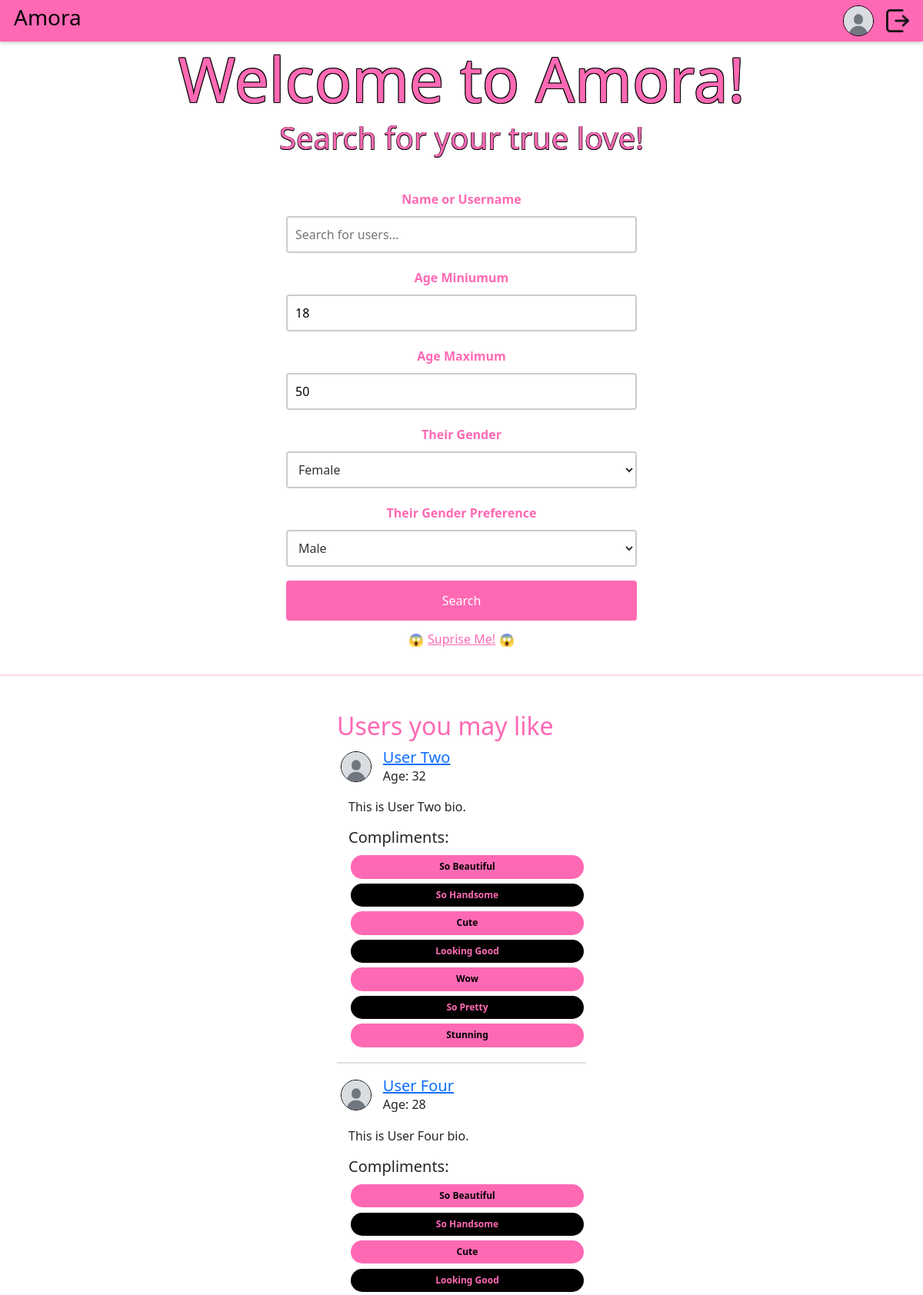
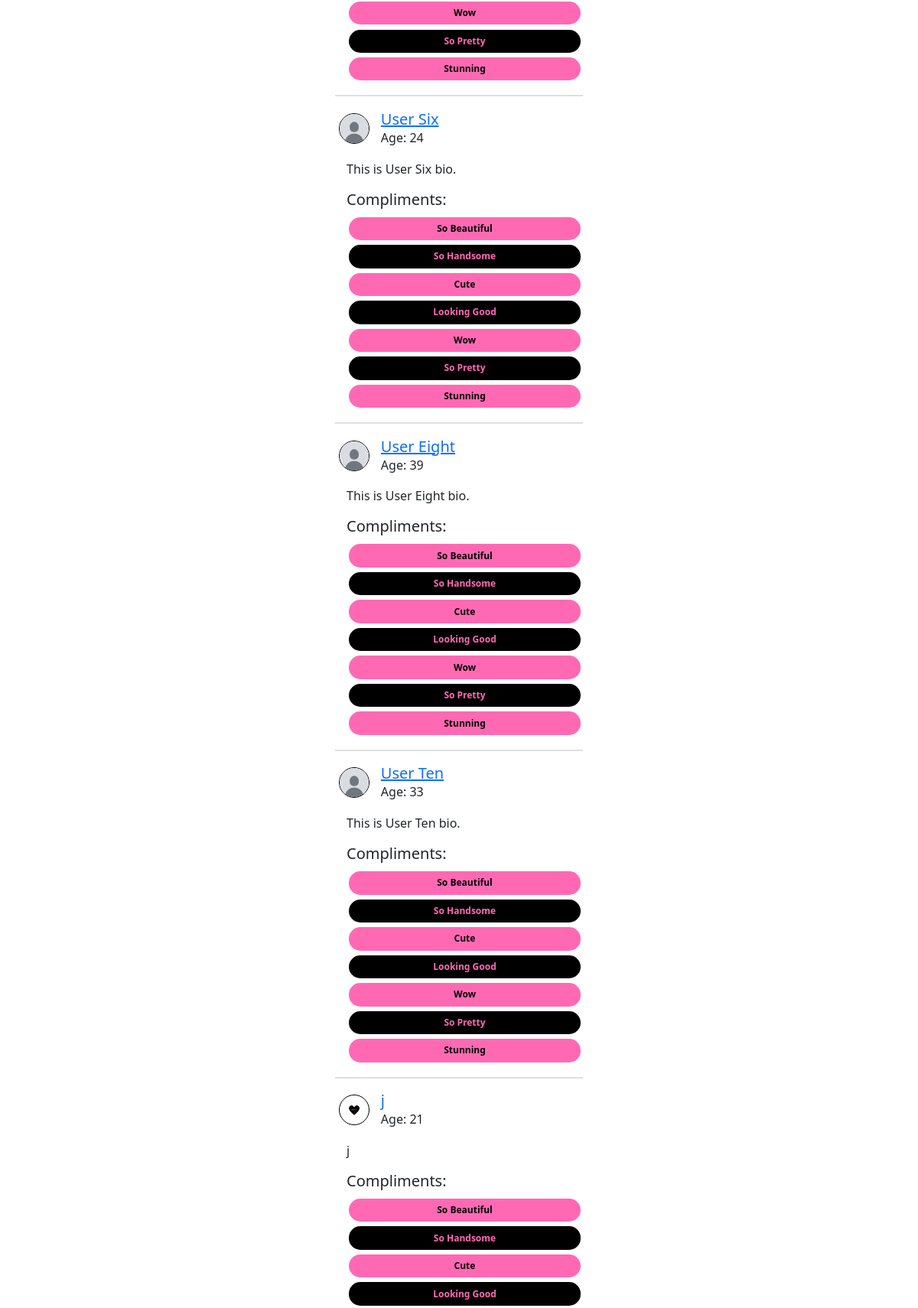
Screenshot of / (signed in, upper part) with the database file from the repository (2 pictures, top to bottom).
### DatingApp/model.py (models this page shows)
class Profile(db.Model):
    id: Mapped[int] = mapped_column(primary_key=True)
    user_id: Mapped[int] = mapped_column(ForeignKey("user.id"), unique=True)
    user: Mapped["User"] = relationship(
        back_populates="profile",
        single_parent=True,
    )
    fullname: Mapped[str] = mapped_column(String(128))
    bio: Mapped[Optional[str]] = mapped_column(Text)
    instagram_username: Mapped[Optional[str]] = mapped_column(String(64))
    birth_year: Mapped[Optional[int]] = mapped_column(Integer)
    age_minimum: Mapped[Optional[int]] = mapped_column(Integer)
    age_maximum: Mapped[Optional[int]] = mapped_column(Integer)
    gender: Mapped[Optional[str]] = mapped_column(String(16))
    genderPreference: Mapped[Optional[str]] = mapped_column(String(16))
    photo_id: Mapped[Optional[int]] = mapped_column(ForeignKey("photo.id"))
    photo: Mapped[Optional["Photo"]] = relationship(back_populates="profile")

class User(flask_login.UserMixin, db.Model):
    id: Mapped[int] = mapped_column(primary_key=True)
    email: Mapped[str] = mapped_column(String(128), unique=True)
    username: Mapped[str] = mapped_column(String(64))
    password: Mapped[str] = mapped_column(String(256))
    profile: Mapped["Profile"] = relationship(back_populates="user")
    liking: Mapped[List["User"]] = relationship(
        secondary=LikingAssociation.__table__,
        primaryjoin=LikingAssociation.liker_id == id,
        secondaryjoin=LikingAssociation.liked_id == id,
        back_populates="likers",
    )
    likers: Mapped[List["User"]] = relationship(
        secondary=LikingAssociation.__table__,
        primaryjoin=LikingAssociation.liked_id == id,
        secondaryjoin=LikingAssociation.liker_id == id,
        back_populates="liking",
    )
    blocking: Mapped[List["User"]] = relationship(
        secondary=BlockingAssociation.__table__,
        primaryjoin=BlockingAssociation.blocker_id == id,
        secondaryjoin=BlockingAssociation.blocked_id == id,
        back_populates="blockers",
    )
    blockers: Mapped[List["User"]] = relationship(
        secondary=BlockingAssociation.__table__,
        primaryjoin=BlockingAssociation.blocked_id == id,
        secondaryjoin=BlockingAssociation.blocker_id == id,
        back_populates="blocking",
    )
    sent_proposals: Mapped[List["DateProposal"]] = relationship(
        back_populates="proposer", foreign_keys="DateProposal.proposer_id"
    )
    received_proposals: Mapped[List["DateProposal"]] = relationship(
        back_populates="recipient", foreign_keys="DateProposal.recipient_id"
    )
    sent_compliments: Mapped[List["Compliments"]] = relationship(
        back_populates="sender", foreign_keys="Compliments.sender_id"
    )
    received_compliments: Mapped[List["Compliments"]] = relationship(
        back_populates="recipient", foreign_keys="Compliments.recipient_id"
    )

### DatingApp/main.py (the view)
@bp.route("/")
@flask_login.login_required
def index():
    curUser = flask_login.current_user
    current_year = datetime.now().year
    age_min = current_year - curUser.profile.age_maximum
    age_max = current_year - curUser.profile.age_minimum
    gender_pref = curUser.profile.genderPreference
    blocked_users = [blocked_user.id for blocked_user in curUser.blocking]
    curAge = current_year - curUser.profile.birth_year
    defaultUsers = db.session.query(model.User).join(model.Profile).filter(
        model.User.id != curUser.id,
        model.Profile.birth_year.between(age_min, age_max),
        model.User.id.notin_(blocked_users),
        model.Profile.gender == gender_pref,
        model.Profile.genderPreference == curUser.profile.gender,
        (model.Profile.age_maximum >= curAge) &
        (model.Profile.age_minimum <= curAge)
        ).limit(10).all()
    compliments = ["So Beautiful", "So Handsome", "Cute", "Looking Good", "Wow", "So Pretty", "Stunning"]
    return render_template("main/index.html", user=curUser, defaultUsers = defaultUsers, current_year=current_year, compliments=compliments)

### DatingApp/__init__.py (called while the page is built)
def create_app(test_config=None):
    app = Flask(__name__)
    app.config["SECRET_KEY"] = "93220d9b340cf9a6c39bac99cce7daf220167498f91fa"
    app.config["SQLALCHEMY_DATABASE_URI"] = "sqlite:///DatingApp.db"
    login_manager = LoginManager()
    login_manager.login_view = 'auth.login'
    login_manager.init_app(app)
    from . import model
    @login_manager.user_loader
    def load_user(user_id):
        return db.session.get(model.User, int(user_id))
    db.init_app(app)
    from . import main
    from . import auth
    app.register_blueprint(main.bp)
    app.register_blueprint(auth.bp)
    return app

### DatingApp/templates/main/index.html (shortened to what this page needs)
{% extends 'base.html' %}
{% block content %}
    <section class="welcome-section">
        <h1>Welcome to Amora!</h1>
        <h4>Search for your true love!</h4>
        <form action = "{{url_for('main.search')}}" method = "get">
            <div class = "searchContainer">
                <label for="name">Name or Username</label>
                <input type="text" name="name" placeholder="Search for users...">
                <label for="gender">Age Miniumum</label>
                <input type="number" name="age_minimum" placeholder="Min age" value="{{ user.profile.age_minimum }}" min="18" max="100">
                <label for="gender">Age Maximum</label>
                <input type="number" name="age_maximum" placeholder="Max age" value="{{ user.profile.age_maximum }}" min="18" max="100">
                <label for="gender">Their Gender</label>
                <select name="gender">
                    <option value="female" {% if user.profile.genderPreference == 'female' %}selected{% endif %}>Female</option>
                </select>
                <label for="genderPreference">Their Gender Preference</label>
                <select name="genderPreference">
                    <option value="male" {% if user.profile.gender == 'male' %}selected{% endif %}>Male</option>
                </select>
                <button type="submit">Search</button>
                <div style="display: flex; vertical-align: middle">
                    <p class="emoji"> &#128561</p>
                    <a href="{{ url_for('main.getRandom') }}" class="mt-1" style="text-align: center; color: #ff69b4; width: 100%" role="button">Suprise Me!</a>
                    <p class="emoji"> &#128561</p>
                </div>
            </div>
        </form>
        <hr style="border: 1.5px solid ; color:#ff69b4; width: 100%">
        <div style="display: flex; justify-content: space-evenly">
            {% if defaultUsers %}
            <div class="listUsers">
                <br>
                <h2>Users you may like</h2>
                {% for user in defaultUsers %}
                    <div class="userRow">
                        {% if user.profile.photo %}
                            <img src="{{ url_for('static', filename='photos/photo-' ~ user.profile.photo.id ~ '.' ~ user.profile.photo.file_extension) }}" class="pfpSmall" alt="Profile photo" style="margin-right: 15px;">
                        {% else %}
                            <img src="{{ url_for('static', filename='photos/defaultPfp.jpg') }}" class="pfpSmall" alt="Default profile photo" style="margin-right: 15px;">
                        {% endif %}
                        <div style="display: flex; flex-direction: column;">
                            <h5 style="margin: 0;"><a href="{{ url_for('main.profile', user_id=user.id) }}">{{ user.profile.fullname }}</a></h5>
                            <p style="margin: 0;">Age: {{ current_year - user.profile.birth_year }}</p>
                        </div>
                    </div>
                    <p style="margin-left: 15px;">{{ user.profile.bio }}</p>
                    <div class="compliments">
                        <h5>Compliments:</h5>
                            {% for compliment in compliments %}
                            <button class="compliment" data-user-id="{{ user.id }}" data-message="{{ compliment }}">
                                {{ compliment }}
                              </button>
                            {% endfor %}
                    </div>
                    <hr style="border: 0.5px solid; color: grey; width: 100%;">
                {% endfor %}
            </div>
            {% endif %}
        </div>
    </section>
{% endblock %}

### DatingApp/static/DatingApp.css (style rules this page uses)
body { background: #f2f3f5; }
.pfpSmall { width: 40px; height: 40px; border-radius: 50%; object-fit: cover; border: 1.5px solid #000; }
.welcome-section h1 { font-size: 5em; margin: 0; padding: 0; text-align: center; color: #ff69b4; text-shadow: 1px 1px 0 #000, -1px -1px 0 #000, 1px -1px 0 #000, -1px 1px 0 #000; }
.welcome-section h4 { font-size: 2.5em; margin: 0; padding: 5px 0px 10px 0px; text-align: center; color: #ff69b4; text-shadow: 0.5px 0.5px 0 #000, -0.5px -0.5px 0 #000, 0.5px -0.5px 0 #000, -0.5px 0.5px 0 #000; }
.searchContainer { display: flex; flex-direction: column; width: 40%; margin: 1% auto; padding: 1% 1%; align-items: center; }
.searchContainer input[type="text"] { width: 100%; padding: 10px; margin: 10px 0; box-sizing: border-box; border: 2px solid #ccc; border-radius: 4px; }
.searchContainer label { font-weight: bold; padding-top: 10px; color: #ff69b4; }
.searchContainer input[type="number"] { width: 100%; padding: 10px; margin: 10px 0; box-sizing: border-box; border: 2px solid #ccc; border-radius: 4px; }
.searchContainer select { width: 100%; padding: 10px; margin: 10px 0; box-sizing: border-box; border: 2px solid #ccc; border-radius: 4px; background-color: white; color: #333; font-size: 1em; }
.searchContainer option { padding: 10px; }
.searchContainer button { width: 100%; background-color: #ff69b4; color: white; padding: 14px 20px; margin: 8px 0; border: none; border-radius: 4px; cursor: pointer; }
.listUsers { display: flex; flex-direction: column; padding: 0.5% 1.5%; width: 30%; word-break: break-word; }
.listUsers h2 { color: #ff69b4; }
.userRow { display: flex; flex-direction: row; padding: 0.5% 1.5%; align-items: center; margin-bottom: 15px; }
.emoji { margin: 5px 5px; }
.compliments { margin-left: 15px; display: flex; flex-direction: column; }
.compliment { border-radius: 15px; border: 0px solid #ff69b4; margin: 1% 1%; padding: 2% 4%; background-color: #ff69b4; font-weight: bold; font-size: 12px; }
.compliment:nth-child(odd) { background-color: #000; color: #ff69b4; }

### rows the page displays
Profile: age_minimum "18", age_maximum "50", gender "Female", genderPreference "Male"
User: profile.fullname "User Two", profile.bio "This is User Two bio.", compliments "So Beautiful" "So Handsome" "Cute" "Looking Good" "Wow" "So Pretty" "Stunning"
Profile: current_year-user.profile.birth_year "32"
User: profile.fullname "User Four", profile.bio "This is User Four bio.", compliments "So Beautiful" "So Handsome" "Cute" "Looking Good" "Wow" "So Pretty" "Stunning"
Profile: current_year-user.profile.birth_year "28"
User: profile.fullname "User Six", profile.bio "This is User Six bio.", compliments "So Beautiful" "So Handsome" "Cute" "Looking Good" "Wow" "So Pretty" "Stunning"
Profile: current_year-user.profile.birth_year "24"
User: profile.fullname "User Eight", profile.bio "This is User Eight bio.", compliments "So Beautiful" "So Handsome" "Cute" "Looking Good" "Wow" "So Pretty" "Stunning"
Profile: current_year-user.profile.birth_year "39"
User: profile.fullname "User Ten", profile.bio "This is User Ten bio.", compliments "So Beautiful" "So Handsome" "Cute" "Looking Good" "Wow" "So Pretty" "Stunning"
Profile: current_year-user.profile.birth_year "33"
User: profile.fullname "j", profile.bio "j", compliments "So Beautiful" "So Handsome" "Cute" "Looking Good"
Profile: current_year-user.profile.birth_year "21"
